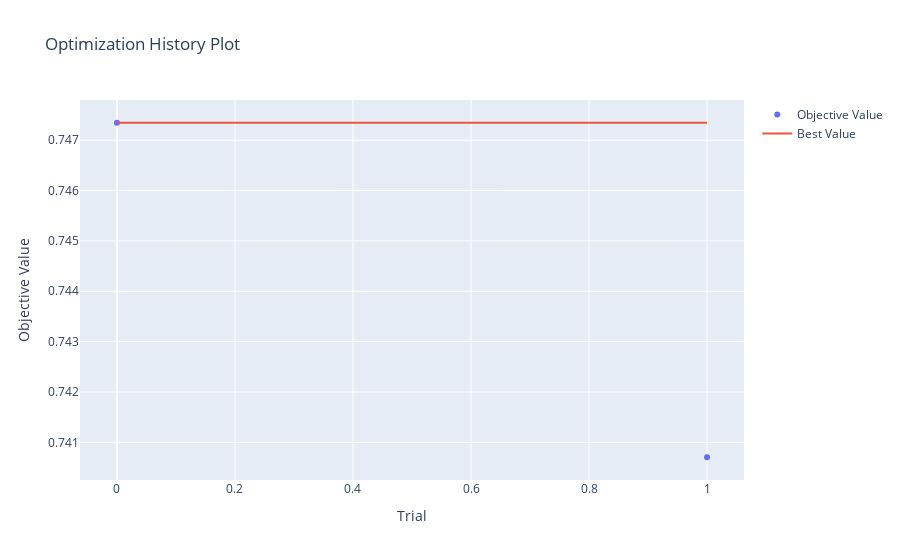
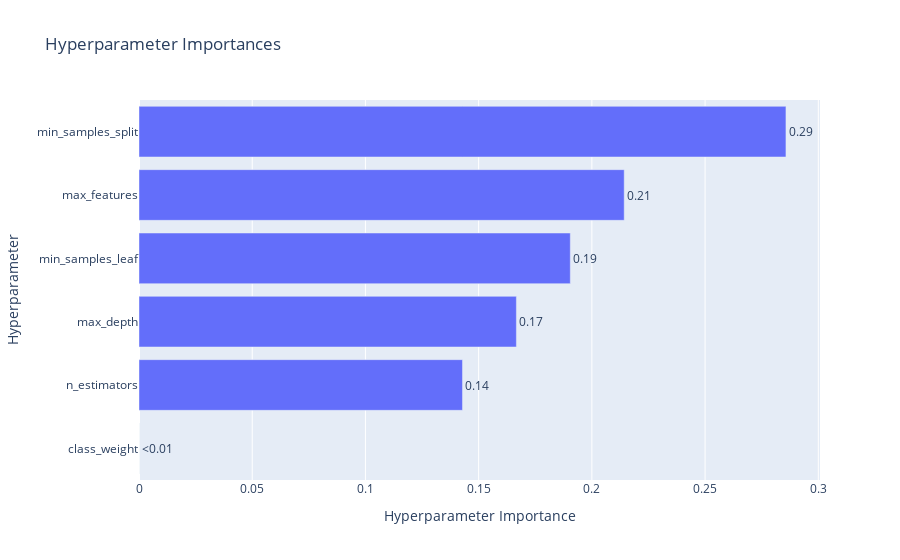
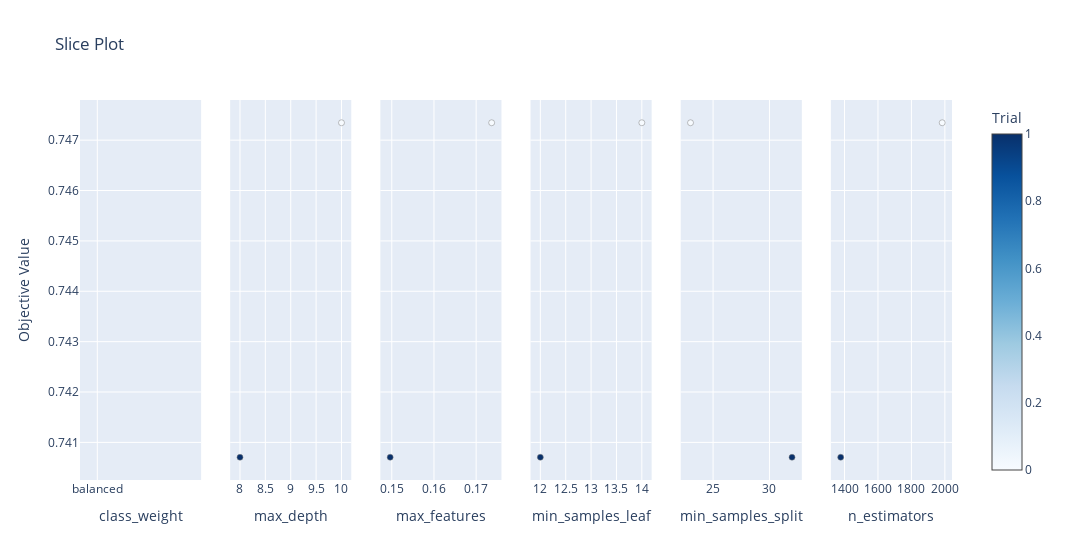
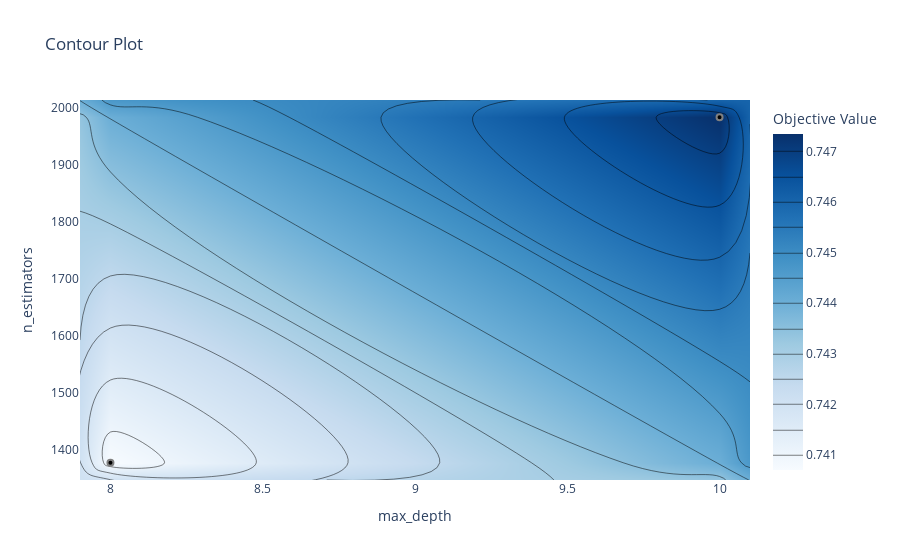

Notebook source saved alongside these figures, in order:
### Code cell
import optuna
from optuna.visualization import (
    plot_optimization_history,
    plot_param_importances,
    plot_slice,
    plot_contour,
    plot_intermediate_values # Often useful when using pruning
)
import matplotlib.pyplot as plt # For showing plots if you're not in an interactive environment

# --- Assuming 'study_rf' is your Optuna Study object after optimization ---
# (Make sure you've run study_rf.optimize() before trying to plot)

print("Generating Optuna Visualization Plots...")

# 1. Plot Optimization History
# Shows how the objective value (F1-score in your case) changed over trials.
# You can see if the optimization is converging or if there's still potential for improvement.
fig_history = plot_optimization_history(study_rf)
fig_history.show() # For interactive Plotly plot (e.g., in Jupyter notebooks)
# If running in a script and you want to save/show with Matplotlib:
# fig_history.write_image("optimization_history.png") # Requires kaleido: pip install kaleido
# plt.figure(figsize=(10, 6)) # Matplotlib alternative (less interactive)
# plt.title("Optimization History")
# plt.xlabel("Trial")
# plt.ylabel("F1-score")
# plt.plot([t.value for t in study_rf.trials])
# plt.grid(True)
# plt.show()


# 2. Plot Parameter Importances
# Shows which hyperparameters were most influential in determining the objective value.
# This helps you understand which parameters had the biggest impact on your F1-score.
fig_importances = plot_param_importances(study_rf)
fig_importances.show()
# fig_importances.write_image("parameter_importances.png") # Requires kaleido


# 3. Plot Slice
# Shows the relationship between a single hyperparameter and the objective value.
# Each dot represents a trial. Useful for seeing trends for individual parameters.
fig_slice = plot_slice(study_rf)
fig_slice.show()
# fig_slice.write_image("slice_plot.png") # Requires kaleido


# 4. Plot Contour
# Shows the relationship between two hyperparameters and the objective value using a contour plot.
# This is useful for identifying interactions between two parameters.
# You need to specify which two parameters you want to visualize.
# For example, let's look at 'max_depth' and 'n_estimators'.
# Ensure the chosen parameters are floats or integers.
# 'max_features' is a float, others are ints, so they are compatible.
fig_contour = plot_contour(study_rf, params=['max_depth', 'n_estimators'])
fig_contour.show()
# fig_contour.write_image("contour_plot_max_depth_n_estimators.png") # Requires kaleido

# You can plot other combinations as well:
# fig_contour_2 = plot_contour(study_rf, params=['max_depth', 'max_features'])
# fig_contour_2.show()

# 5. Plot Intermediate Values (Useful when using pruning)
# If you implemented pruning, this plot can show you how trials were pruned.
# It plots the intermediate objective values reported by trial.report() for each trial.
# Trials that were pruned will stop abruptly.
try:
    fig_intermediate = plot_intermediate_values(study_rf)
    fig_intermediate.show()
    # fig_intermediate.write_image("intermediate_values.png") # Requires kaleido
except Exception as e:
    print(f"Could not plot intermediate values, might not have enough data: {e}")


print("Plot generation complete. If running in a non-interactive environment, save the figures.")

### Figure 1 — Plotly figure (JSON) as saved in the notebook; plotly's stock layout.template omitted (floating-point values rounded to 4 significant figures)
{"data": [{"mode": "markers", "name": "Objective Value", "type": "scatter", "x": [0, 1], "y": [0.7473, 0.7407]}, {"mode": "lines", "name": "Best Value", "type": "scatter", "x": [0, 1], "y": [0.7473, 0.7473]}, {"marker": {"color": "#cccccc"}, "mode": "markers", "name": "Infeasible Trial", "showlegend": false, "type": "scatter", "x": [], "y": []}], "layout": {"title": {"text": "Optimization History Plot"}, "xaxis": {"title": {"text": "Trial"}}, "yaxis": {"title": {"text": "Objective Value"}}}}

### Figure 2 — Plotly figure (JSON) as saved in the notebook; plotly's stock layout.template omitted (floating-point values rounded to 4 significant figures)
{"data": [{"cliponaxis": false, "hovertemplate": ["class_weight (CategoricalDistribution): 0.0<extra></extra>", "n_estimators (IntDistribution): 0.14285714285714182<extra></extra>", "max_depth (IntDistribution): 0.16666666666666546<extra></extra>", "min_samples_leaf (IntDistribution): 0.1904761904761891<extra></extra>", "max_features (FloatDistribution): 0.2142857142857199<extra></extra>", "min_samples_split (IntDistribution): 0.28571428571428364<extra></extra>"], "name": "Objective Value", "orientation": "h", "text": ["<0.01", "0.14", "0.17", "0.19", "0.21", "0.29"], "textposition": "outside", "type": "bar", "x": [0, 0.1429, 0.1667, 0.1905, 0.2143, 0.2857], "y": ["class_weight", "n_estimators", "max_depth", "min_samples_leaf", "max_features", "min_samples_split"]}], "layout": {"title": {"text": "Hyperparameter Importances"}, "xaxis": {"title": {"text": "Hyperparameter Importance"}}, "yaxis": {"title": {"text": "Hyperparameter"}}}}

### Figure 3 — Plotly figure (JSON) as saved in the notebook; plotly's stock layout.template omitted (floating-point values rounded to 4 significant figures)
{"data": [{"marker": {"color": [0, 1], "colorbar": {"title": {"text": "Trial"}, "x": 1, "xpad": 40}, "colorscale": [[0, "rgb(247,251,255)"], [0.125, "rgb(222,235,247)"], [0.25, "rgb(198,219,239)"], [0.375, "rgb(158,202,225)"], [0.5, "rgb(107,174,214)"], [0.625, "rgb(66,146,198)"], [0.75, "rgb(33,113,181)"], [0.875, "rgb(8,81,156)"], [1, "rgb(8,48,107)"]], "line": {"color": "Grey", "width": 0.5}, "showscale": true}, "mode": "markers", "name": "Feasible Trial", "showlegend": false, "type": "scatter", "x": [null, null], "xaxis": "x", "y": [0.7473, 0.7407], "yaxis": "y"}, {"marker": {"color": [0, 1], "colorbar": {"title": {"text": "Trial"}, "x": 1, "xpad": 40}, "colorscale": [[0, "rgb(247,251,255)"], [0.125, "rgb(222,235,247)"], [0.25, "rgb(198,219,239)"], [0.375, "rgb(158,202,225)"], [0.5, "rgb(107,174,214)"], [0.625, "rgb(66,146,198)"], [0.75, "rgb(33,113,181)"], [0.875, "rgb(8,81,156)"], [1, "rgb(8,48,107)"]], "line": {"color": "Grey", "width": 0.5}, "showscale": false}, "mode": "markers", "name": "Feasible Trial", "showlegend": false, "type": "scatter", "x": [10, 8], "xaxis": "x2", "y": [0.7473, 0.7407], "yaxis": "y2"}, {"marker": {"color": [0, 1], "colorbar": {"title": {"text": "Trial"}, "x": 1, "xpad": 40}, "colorscale": [[0, "rgb(247,251,255)"], [0.125, "rgb(222,235,247)"], [0.25, "rgb(198,219,239)"], [0.375, "rgb(158,202,225)"], [0.5, "rgb(107,174,214)"], [0.625, "rgb(66,146,198)"], [0.75, "rgb(33,113,181)"], [0.875, "rgb(8,81,156)"], [1, "rgb(8,48,107)"]], "line": {"color": "Grey", "width": 0.5}, "showscale": false}, "mode": "markers", "name": "Feasible Trial", "showlegend": false, "type": "scatter", "x": [0.1737, 0.1496], "xaxis": "x3", "y": [0.7473, 0.7407], "yaxis": "y3"}, {"marker": {"color": [0, 1], "colorbar": {"title": {"text": "Trial"}, "x": 1, "xpad": 40}, "colorscale": [[0, "rgb(247,251,255)"], [0.125, "rgb(222,235,247)"], [0.25, "rgb(198,219,239)"], [0.375, "rgb(158,202,225)"], [0.5, "rgb(107,174,214)"], [0.625, "rgb(66,146,198)"], [0.75, "rgb(33,113,181)"], [0.875, "rgb(8,81,156)"], [1, "rgb(8,48,107)"]], "line": {"color": "Grey", "width": 0.5}, "showscale": false}, "mode": "markers", "name": "Feasible Trial", "showlegend": false, "type": "scatter", "x": [14, 12], "xaxis": "x4", "y": [0.7473, 0.7407], "yaxis": "y4"}, {"marker": {"color": [0, 1], "colorbar": {"title": {"text": "Trial"}, "x": 1, "xpad": 40}, "colorscale": [[0, "rgb(247,251,255)"], [0.125, "rgb(222,235,247)"], [0.25, "rgb(198,219,239)"], [0.375, "rgb(158,202,225)"], [0.5, "rgb(107,174,214)"], [0.625, "rgb(66,146,198)"], [0.75, "rgb(33,113,181)"], [0.875, "rgb(8,81,156)"], [1, "rgb(8,48,107)"]], "line": {"color": "Grey", "width": 0.5}, "showscale": false}, "mode": "markers", "name": "Feasible Trial", "showlegend": false, "type": "scatter", "x": [23, 32], "xaxis": "x5", "y": [0.7473, 0.7407], "yaxis": "y5"}, {"marker": {"color": [0, 1], "colorbar": {"title": {"text": "Trial"}, "x": 1, "xpad": 40}, "colorscale": [[0, "rgb(247,251,255)"], [0.125, "rgb(222,235,247)"], [0.25, "rgb(198,219,239)"], [0.375, "rgb(158,202,225)"], [0.5, "rgb(107,174,214)"], [0.625, "rgb(66,146,198)"], [0.75, "rgb(33,113,181)"], [0.875, "rgb(8,81,156)"], [1, "rgb(8,48,107)"]], "line": {"color": "Grey", "width": 0.5}, "showscale": false}, "mode": "markers", "name": "Feasible Trial", "showlegend": false, "type": "scatter", "x": [1984, 1377], "xaxis": "x6", "y": [0.7473, 0.7407], "yaxis": "y6"}], "layout": {"title": {"text": "Slice Plot"}, "width": 1800, "xaxis": {"anchor": "y", "categoryarray": [null, "balanced"], "categoryorder": "array", "domain": [0, 0.1389], "title": {"text": "class_weight"}, "type": "category"}, "xaxis2": {"anchor": "y2", "domain": [0.1722, 0.3111], "title": {"text": "max_depth"}}, "xaxis3": {"anchor": "y3", "domain": [0.3444, 0.4833], "title": {"text": "max_features"}}, "xaxis4": {"anchor": "y4", "domain": [0.5167, 0.6556], "title": {"text": "min_samples_leaf"}}, "xaxis5": {"anchor": "y5", "domain": [0.6889, 0.8278], "title": {"text": "min_samples_split"}}, "xaxis6": {"anchor": "y6", "domain": [0.8611, 1], "title": {"text": "n_estimators"}}, "yaxis": {"anchor": "x", "domain": [0, 1], "title": {"text": "Objective Value"}}, "yaxis2": {"anchor": "x2", "domain": [0, 1], "matches": "y", "showticklabels": false}, "yaxis3": {"anchor": "x3", "domain": [0, 1], "matches": "y", "showticklabels": false}, "yaxis4": {"anchor": "x4", "domain": [0, 1], "matches": "y", "showticklabels": false}, "yaxis5": {"anchor": "x5", "domain": [0, 1], "matches": "y", "showticklabels": false}, "yaxis6": {"anchor": "x6", "domain": [0, 1], "matches": "y", "showticklabels": false}}}

### Figure 4 — Plotly figure (JSON) as saved in the notebook; plotly's stock layout.template omitted (floating-point values rounded to 4 significant figures)
{"data": [{"colorbar": {"title": {"text": "Objective Value"}}, "colorscale": [[0, "rgb(247,251,255)"], [0.125, "rgb(222,235,247)"], [0.25, "rgb(198,219,239)"], [0.375, "rgb(158,202,225)"], [0.5, "rgb(107,174,214)"], [0.625, "rgb(66,146,198)"], [0.75, "rgb(33,113,181)"], [0.875, "rgb(8,81,156)"], [1, "rgb(8,48,107)"]], "connectgaps": true, "contours": {"coloring": "heatmap"}, "hoverinfo": "none", "line": {"smoothing": 1.3}, "reversescale": false, "type": "contour", "x": [7.9, 8, 10, 10.1], "y": [1347.0, 1377, 1984, 2014.0], "z": [[NaN, NaN, NaN, NaN], [NaN, 0.7407, NaN, NaN], [NaN, NaN, 0.7473, NaN], [NaN, NaN, NaN, NaN]]}, {"marker": {"color": "black", "line": {"color": "Gray", "width": 2}}, "mode": "markers", "name": "Feasible Trial", "showlegend": false, "type": "scatter", "x": [10, 8], "y": [1984, 1377]}, {"marker": {"color": "#cccccc", "line": {"color": "Gray", "width": 2}}, "mode": "markers", "name": "Infeasible Trial", "showlegend": false, "type": "scatter", "x": [], "y": []}], "layout": {"title": {"text": "Contour Plot"}, "xaxis": {"range": [7.9, 10.1], "title": {"text": "max_depth"}}, "yaxis": {"range": [1347.0, 2014.0], "title": {"text": "n_estimators"}}}}
